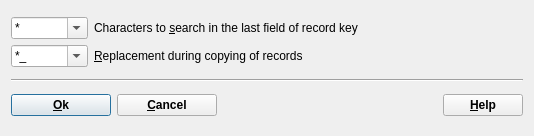
<ui version="4.0" >
 <class>ChangeKeyDialogData</class>
 <widget class="QDialog" name="ChangeKeyDialogData" >
  <property name="geometry" >
   <rect>
    <x>0</x>
    <y>0</y>
    <width>534</width>
    <height>136</height>
   </rect>
  </property>
  <property name="windowTitle" >
   <string>Setup of a template to change record keys</string>
  </property>
  <layout class="QVBoxLayout" >
   <item>
    <layout class="QHBoxLayout" >
     <item>
      <layout class="QGridLayout" >
       <item row="1" column="0" >
        <widget class="QComboBox" name="cbKreplace" >
         <property name="editable" >
          <bool>true</bool>
         </property>
         <property name="currentIndex" >
          <number>0</number>
         </property>
         <item>
          <property name="text" >
           <string>*_</string>
          </property>
         </item>
         <item>
          <property name="text" >
           <string>TEXT*</string>
          </property>
         </item>
         <item>
          <property name="text" >
           <string>invcase*</string>
          </property>
         </item>
         <item>
          <property name="text" >
           <string>*</string>
          </property>
         </item>
         <item>
          <property name="text" >
           <string>*TEXT</string>
          </property>
         </item>
         <item>
          <property name="text" >
           <string>*invcase</string>
          </property>
         </item>
         <item>
          <property name="text" >
           <string>*</string>
          </property>
         </item>
         <item>
          <property name="text" >
           <string>invcase</string>
          </property>
         </item>
         <item>
          <property name="text" >
           <string>TEXT</string>
          </property>
         </item>
        </widget>
       </item>
       <item row="0" column="1" >
        <widget class="QLabel" name="tlICsearch" >
         <property name="text" >
          <string>Characters to &amp;search in the last field of record key</string>
         </property>
         <property name="wordWrap" >
          <bool>false</bool>
         </property>
         <property name="buddy" >
          <cstring>cbKsearch</cstring>
         </property>
        </widget>
       </item>
       <item row="1" column="1" >
        <widget class="QLabel" name="tlICreplace" >
         <property name="text" >
          <string>&amp;Replacement during copying of records</string>
         </property>
         <property name="wordWrap" >
          <bool>false</bool>
         </property>
         <property name="buddy" >
          <cstring>cbKreplace</cstring>
         </property>
        </widget>
       </item>
       <item row="0" column="0" >
        <widget class="QComboBox" name="cbKsearch" >
         <property name="editable" >
          <bool>true</bool>
         </property>
         <property name="currentIndex" >
          <number>0</number>
         </property>
         <item>
          <property name="text" >
           <string>*</string>
          </property>
         </item>
         <item>
          <property name="text" >
           <string>?*</string>
          </property>
         </item>
         <item>
          <property name="text" >
           <string>??*</string>
          </property>
         </item>
         <item>
          <property name="text" >
           <string>???*</string>
          </property>
         </item>
         <item>
          <property name="text" >
           <string>*?</string>
          </property>
         </item>
         <item>
          <property name="text" >
           <string>*??</string>
          </property>
         </item>
         <item>
          <property name="text" >
           <string>*???</string>
          </property>
         </item>
         <item>
          <property name="text" >
           <string>*</string>
          </property>
         </item>
         <item>
          <property name="text" >
           <string>*</string>
          </property>
         </item>
        </widget>
       </item>
      </layout>
     </item>
     <item>
      <spacer>
       <property name="orientation" >
        <enum>Qt::Horizontal</enum>
       </property>
       <property name="sizeType" >
        <enum>QSizePolicy::Expanding</enum>
       </property>
       <property name="sizeHint" >
        <size>
         <width>40</width>
         <height>20</height>
        </size>
       </property>
      </spacer>
     </item>
    </layout>
   </item>
   <item>
    <widget class="Line" name="line14" >
     <property name="frameShape" >
      <enum>QFrame::HLine</enum>
     </property>
     <property name="frameShadow" >
      <enum>QFrame::Sunken</enum>
     </property>
    </widget>
   </item>
   <item>
    <layout class="QHBoxLayout" >
     <property name="spacing" >
      <number>6</number>
     </property>
     <property name="leftMargin" >
      <number>0</number>
     </property>
     <property name="topMargin" >
      <number>0</number>
     </property>
     <property name="rightMargin" >
      <number>0</number>
     </property>
     <property name="bottomMargin" >
      <number>0</number>
     </property>
     <item>
      <widget class="QPushButton" name="pbOk" >
       <property name="minimumSize" >
        <size>
         <width>100</width>
         <height>0</height>
        </size>
       </property>
       <property name="font" >
        <font>
         <family>Arial</family>
         <weight>75</weight>
         <bold>true</bold>
        </font>
       </property>
       <property name="text" >
        <string>&amp;Ok</string>
       </property>
       <property name="shortcut" >
        <string>Alt+O</string>
       </property>
      </widget>
     </item>
     <item>
      <widget class="QPushButton" name="pbCancel" >
       <property name="minimumSize" >
        <size>
         <width>100</width>
         <height>0</height>
        </size>
       </property>
       <property name="font" >
        <font>
         <family>Arial</family>
         <weight>75</weight>
         <bold>true</bold>
        </font>
       </property>
       <property name="text" >
        <string>&amp;Cancel</string>
       </property>
       <property name="shortcut" >
        <string>Alt+C</string>
       </property>
      </widget>
     </item>
     <item>
      <spacer>
       <property name="orientation" >
        <enum>Qt::Horizontal</enum>
       </property>
       <property name="sizeType" >
        <enum>QSizePolicy::Expanding</enum>
       </property>
       <property name="sizeHint" >
        <size>
         <width>20</width>
         <height>20</height>
        </size>
       </property>
      </spacer>
     </item>
     <item>
      <widget class="QPushButton" name="pbHelp" >
       <property name="font" >
        <font>
         <family>Arial</family>
         <weight>75</weight>
         <bold>true</bold>
        </font>
       </property>
       <property name="text" >
        <string>&amp;Help</string>
       </property>
       <property name="shortcut" >
        <string>Alt+H</string>
       </property>
      </widget>
     </item>
    </layout>
   </item>
  </layout>
 </widget>
 <layoutdefault spacing="6" margin="11" />
 <tabstops>
  <tabstop>cbKsearch</tabstop>
  <tabstop>cbKreplace</tabstop>
  <tabstop>pbOk</tabstop>
  <tabstop>pbCancel</tabstop>
  <tabstop>pbHelp</tabstop>
 </tabstops>
 <includes/>
 <resources/>
 <connections>
  <connection>
   <sender>pbHelp</sender>
   <signal>clicked()</signal>
   <receiver>ChangeKeyDialogData</receiver>
   <slot>CmHelp()</slot>
   <hints>
    <hint type="sourcelabel" >
     <x>20</x>
     <y>20</y>
    </hint>
    <hint type="destinationlabel" >
     <x>20</x>
     <y>20</y>
    </hint>
   </hints>
  </connection>
  <connection>
   <sender>pbCancel</sender>
   <signal>clicked()</signal>
   <receiver>ChangeKeyDialogData</receiver>
   <slot>reject()</slot>
   <hints>
    <hint type="sourcelabel" >
     <x>20</x>
     <y>20</y>
    </hint>
    <hint type="destinationlabel" >
     <x>20</x>
     <y>20</y>
    </hint>
   </hints>
  </connection>
  <connection>
   <sender>pbOk</sender>
   <signal>clicked()</signal>
   <receiver>ChangeKeyDialogData</receiver>
   <slot>accept()</slot>
   <hints>
    <hint type="sourcelabel" >
     <x>20</x>
     <y>20</y>
    </hint>
    <hint type="destinationlabel" >
     <x>20</x>
     <y>20</y>
    </hint>
   </hints>
  </connection>
 </connections>
</ui>
